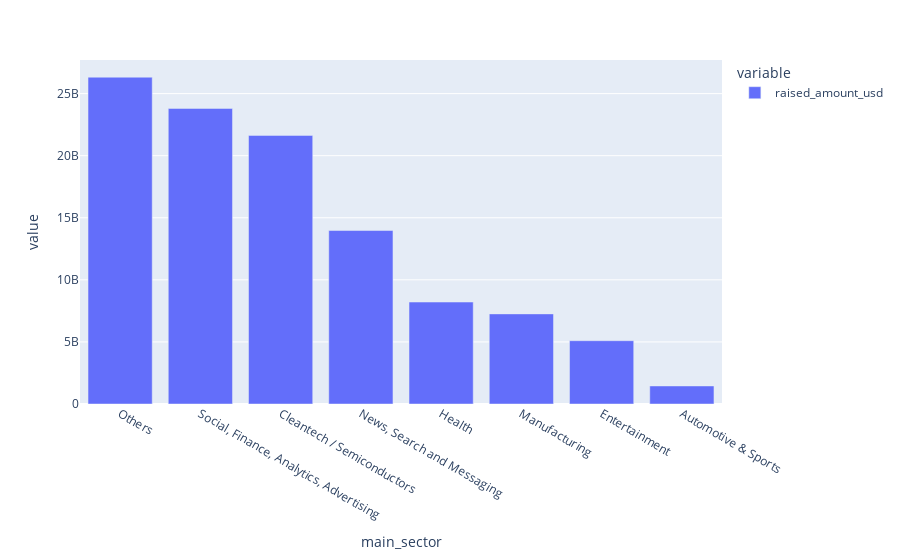

Here is the notebook cell this chart was saved with:
### Markdown cell above
##### Using Plotly charts to get better and interactive data visualization

### Code cell
px.bar(D1.groupby(by='main_sector')['raised_amount_usd'].sum().sort_values(ascending=False))

### Figure 1 — Plotly figure (JSON) as saved in the notebook; plotly's stock layout.template omitted (floating-point values rounded to 4 significant figures)
{"data": [{"alignmentgroup": "True", "hovertemplate": "variable=raised_amount_usd<br>main_sector=%{x}<br>value=%{y}<extra></extra>", "legendgroup": "raised_amount_usd", "marker": {"color": "#636efa"}, "name": "raised_amount_usd", "offsetgroup": "raised_amount_usd", "orientation": "v", "showlegend": true, "textposition": "auto", "type": "bar", "x": ["Others", "Social, Finance, Analytics, Advertising", "Cleantech / Semiconductors", "News, Search and Messaging", "Health", "Manufacturing", "Entertainment", "Automotive & Sports"], "xaxis": "x", "y": [26321007002, 23807376964, 21633430822, 13971567428, 8211859357, 7258553378, 5099197982, 1454104361], "yaxis": "y"}], "layout": {"barmode": "relative", "legend": {"title": {"text": "variable"}, "tracegroupgap": 0}, "margin": {"t": 60}, "xaxis": {"anchor": "y", "domain": [0, 1], "title": {"text": "main_sector"}}, "yaxis": {"anchor": "x", "domain": [0, 1], "title": {"text": "value"}}}}
